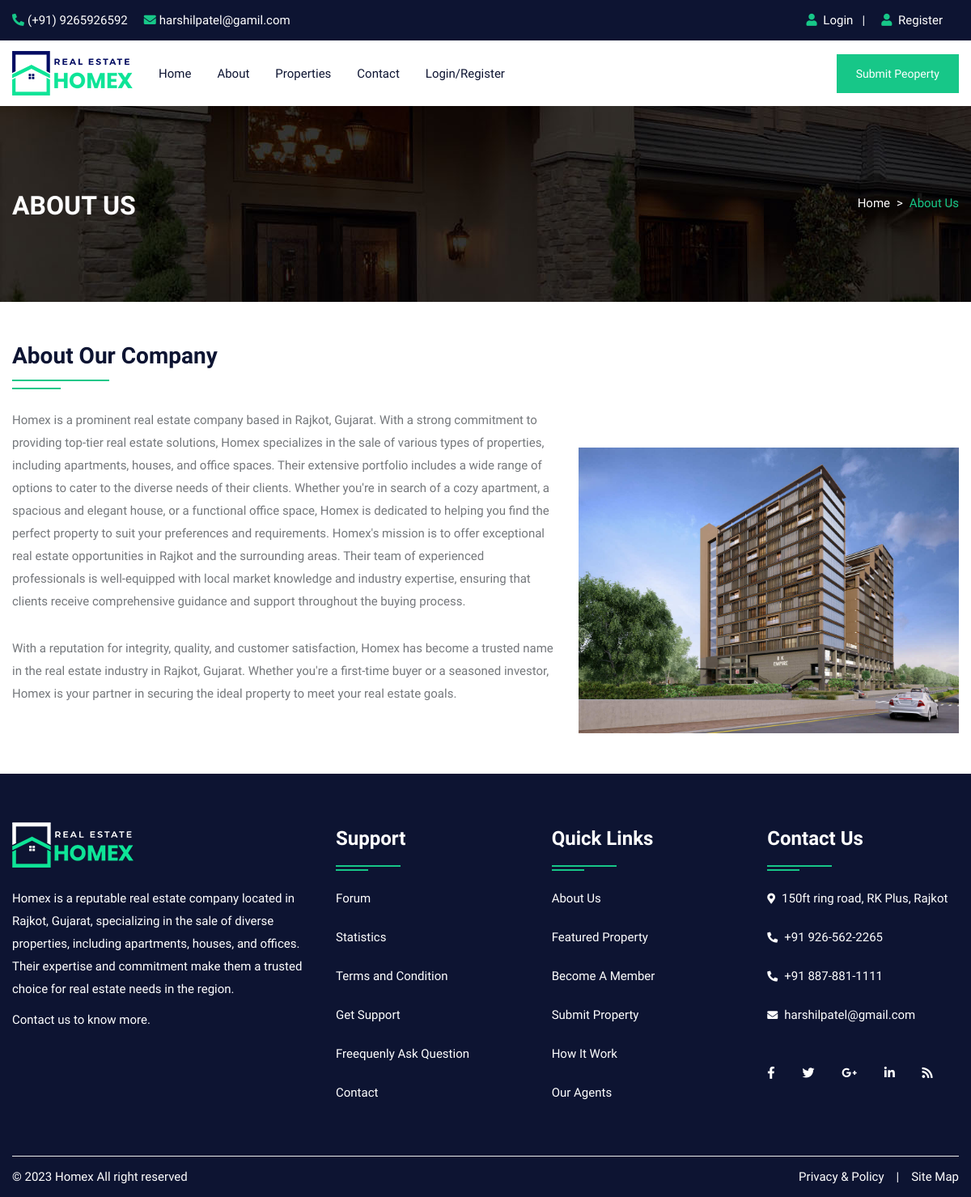
Page /about.php on the committed database.
### tables this page shows
CREATE TABLE `about` (
  `id` int(10) NOT NULL,
  `title` varchar(100) NOT NULL,
  `content` longtext NOT NULL,
  `image` varchar(300) NOT NULL
);

### about.php (the view, shortened to what this page needs)
<!DOCTYPE html>
<html lang="en">
<head>
<link rel="stylesheet" type="text/css" href="css/bootstrap.min.css">
<link rel="stylesheet" type="text/css" href="css/bootstrap-slider.css">
<link rel="stylesheet" type="text/css" href="css/jquery-ui.css">
<link rel="stylesheet" type="text/css" href="css/layerslider.css">
<link rel="stylesheet" type="text/css" href="css/color.css" id="color-change">
<link rel="stylesheet" type="text/css" href="css/owl.carousel.min.css">
<link rel="stylesheet" type="text/css" href="css/font-awesome.min.css">
<link rel="stylesheet" type="text/css" href="fonts/flaticon/flaticon.css">
<link rel="stylesheet" type="text/css" href="css/style.css">
</head>
<body>
<div id="page-wrapper">
    <div class="row">
		<?php include("include/header.php");?>
        <div class="banner-full-row page-banner" style="background-image:url('images/breadcromb.jpg');">
            <div class="container">
                <div class="row">
                    <div class="col-md-6">
                        <h2 class="page-name float-left text-white text-uppercase mt-1 mb-0"><b>About US</b></h2>
                    </div>
                    <div class="col-md-6">
                        <nav aria-label="breadcrumb" class="float-left float-md-right">
                            <ol class="breadcrumb bg-transparent m-0 p-0">
                                <li class="breadcrumb-item text-white"><a href="#">Home</a></li>
                                <li class="breadcrumb-item active">About Us</li>
                            </ol>
                        </nav>
                    </div>
                </div>
            </div>
        </div>
        <div class="full-row">
            <div class="container">
				<?php
					$query=mysqli_query($con,"SELECT * FROM about");
					while($row=mysqli_fetch_array($query))
					{
				?>
				<div class="row">
                    <div class="col-md-12 col-lg-12">
                        <h3 class="double-down-line-left text-secondary position-relative pb-4 mb-4"><?php echo $row['1'];?></h3>
                    </div>
                </div>
                <div class="row about-company">
                    <div class="col-md-12 col-lg-7">
                        <div class="about-content">
                            <?php echo $row['2'];?>
                        </div>
                    </div>
                    <div class="col-md-12 col-lg-5 mt-5">
                        <div class="about-img"> <img src="admin/upload/<?php echo $row['3'];?>" alt="about image"> </div>
                    </div>
                </div>
				<?php } ?>
            </div>
        </div>
		<?php include("include/footer.php");?>
    </div>
</div>
</body>
</html>

### css/color.css (style rules this page uses)
:root { --theme-ordinary-color: #74777b; }
:root { --theme-primary-color: #17c788; }
:root { --theme-secondary-color: #0d1432; }
:root { --theme-white-color: #fff; }
:root { --theme-light-color: #f8f8f8; }
:root { --theme-gray-color: #f5f5f5; }
:root { --theme-footer-color: #091b4b; }
:root { --theme-dark-color: #091b4b; }
:root { --text-light-color: #a3a7af; }
:root { --theme-primary-opacity-color: rgba(11, 191, 141, .8); }
:root { --theme-secondary-opacity-color: rgba(13,20,50,0.7); }
:root { --theme-white-opacity-color: rgba(255, 255, 255, 0.3); }
:root { --theme-dark-opacity-color: rgba(0, 0, 0, 0.5); }
:root { --theme-ordinary-font: 'Muli', sans-serif; }
:root { --theme-highlight-font: 'Comfortaa', cursive; }

### css/style.css (style rules this page uses)
.container, .container-fluid { transition: all 0.6s ease 0s; -moz-transition: all 0.6s ease 0s; -webkit-transition: all 0.6s ease 0s; -o-transition: all 0.6s ease 0s; }
#page-wrapper { padding-left: 15px; padding-right: 15px; background-color: #fff; overflow: hidden !important; position: relative }
.text-ordinary, a.text-ordinary, .text-ordinary a, body, .dropdown-item, .footer-widget li a, .text-ordinary .jslider .jslider-label, .breadcrumb-item > a, .list-text-white a.dropdown-item { color: var(--theme-ordinary-color) }
.icon-primary, .icon-primary i, .icon-primary svg, .hover-primary-nav .navbar-nav .nav-link.active, .hover-primary-nav .navbar-nav .nav-link:hover, .top-header .dropdown-toggle::after, .footer-widget li a:hover, .check-submit li input[type="checkbox"]:checked + label::before, .property-btn li a.active, .property-btn li a:hover, .hover-primary-nav .navbar-nav .nav-link:hover, .breadcrumb-item > a:hover, .copyright .line-menu a:hover, .dashboard-top-left .dropdown-toggle::before, .dashboard-panel .message-list .message-action a:hover, .breadcrumb-item.active, .navigation_link_widget li a:hover, .flat-primary [class^="flaticon-"]::before, .list-text-white a.dropdown-item:hover { color: var(--theme-primary-color) }
.text-secondary, .text-secondary a, a.text-secondary, a.hover-text-secondary:hover, .hover-text-secondary:hover, .hover-text-secondary a:hover { color: var(--theme-secondary-color) !important }
.list-text-white li, .list-text-white a, .hover-text-white:hover, .white-nav .navbar-nav .nav-link, .text-white a, hover-text-white-nav .navbar-nav .nav-link.active, .hover-text-white-nav .navbar-nav .nav-link:hover, .hover-text-white-nav .navbar-nav .nav-link:focus, .view-category button.active a, .property-video a { color: var(--theme-white-color) }
[class*="double-down-line"]::before, [class*="double-down-line"]::after { background-color: var(--theme-primary-color) }
.transation-3s, .transation-3s:hover, .hover-zoomer img, .hover-bg-white, a, a:hover, .btn, .btn:hover, .radio-check label, .message-list li .message-action, .timeline-item .circle, .timeline-item .date-time, .clip-item .fa-times { -moz-transition: all 300ms ease-in-out 0s; -webkit-transition: all 300ms ease-in-out 0s; -o-transition: all 300ms ease-in-out 0s; -ms-transition: all 300ms ease-in-out 0s; transition: all 300ms ease-in-out 0s; }
body { font-family: var(--theme-ordinary-font); font-size: 15px; line-height: 28px; }
h1, .h1, h2, .h2, h3, .h3, h4, .h4, h5, .h5, h6, .h6 { font-family: var(--theme-highlight-font); font-weight: 700; }
ul, ol { padding: 0; margin: 0; list-style: none; }
p { line-height: 28px; margin-bottom: 10px; }
a, a:hover, .btn-link, .btn-link:hover { text-decoration: none; cursor: pointer; }
img { width: 100% }
#page-wrapper { padding-left: 15px; padding-right: 15px; background-color: #fff; overflow: hidden !important; position: relative; }
.full-row { position: relative; width: 100%; padding: 50px 0; }
.banner-full-row { position: relative; width: 100%; padding: 100px 0; }
[class*="double-down-line"] { position: relative; padding-bottom: 35px; }
[class*="double-down-line"]::before, [class*="double-down-line"]::after { content: ""; height: 2px; position: absolute; }
[class*="double-down-line"]::before { width: 120px; bottom: 10px; }
[class*="double-down-line"]::after { width: 60px; bottom: 0; }
[class*="double-down-line-left"]::before, [class*="double-down-line-left"]::after { left: 0 }
.page-banner .breadcrumb-item { line-height: 40px }
.page-banner .breadcrumb-item + .breadcrumb-item::before { content: ">"; color:#fff; }
::placeholder { font: var(--theme-ordinary-font); font-size: 15px; font-weight: 400; color: #fff }
.about-content p, .service-text p { margin-bottom: 30px }

### rows in the picture
about: title "About Our Company", content "Homex is a prominent real estate company based in Rajkot, Gujarat. With a strong commitment to providing top-tier real estate solutions, Homex specializes in the sale of various types of properties, including apartments, houses, and office spaces. Their extensive portfolio includes a wide range of options to cater to the diverse needs of their clients. Whether you're in search of a cozy apartment, a spacious and elegant house, or a functional office space, Homex is dedicated to helping you find the perfect property to suit your preferences and requirements. Homex's mission is to offer exceptional real estate opportunities in Rajkot and the surrounding areas. Their team of experienced…", image (picture)
